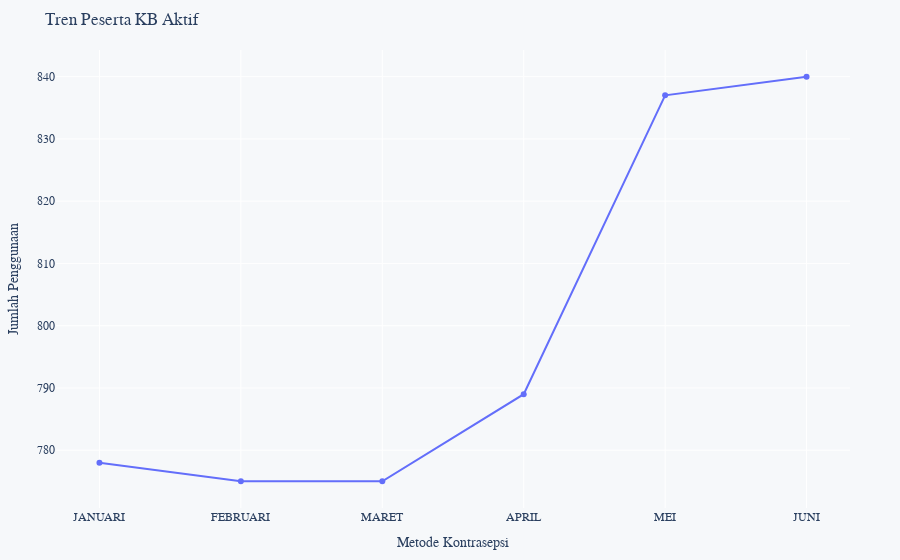

Write notebook code for a chart like this one.
### Code cell
line_pa = px.line(data_pus, x="Bulan", y="PUS", title="Tren Peserta KB Aktif", markers=True)

line_pa.update_layout(
    xaxis_title="Metode Kontrasepsi",
    yaxis_title="Jumlah Penggunaan",
    #xaxis=dict(categoryorder="total ascending"),
    font=dict(family="Arial"),
    margin=dict(l=50, r=50, b=50, t=50),
    paper_bgcolor="#f6f8fa",
    plot_bgcolor="#f6f8fa",
    hoverlabel=dict(
        bgcolor="white",
        font=dict(family="Arial")
    ),
    legend=dict(font=dict(family="Arial")),
    hovermode="closest",
    hoverdistance=30,
    updatemenus=[dict(font=dict(family="Arial"))]
)

### Figure 1 — Plotly figure (JSON) as saved in the notebook; plotly's stock layout.template omitted (floating-point values rounded to 4 significant figures)
{"data": [{"hovertemplate": "Bulan=%{x}<br>PUS=%{y}<extra></extra>", "legendgroup": "", "line": {"color": "#636efa", "dash": "solid"}, "marker": {"symbol": "circle"}, "mode": "lines+markers", "name": "", "orientation": "v", "showlegend": false, "type": "scatter", "x": ["JANUARI", "FEBRUARI", "MARET", "APRIL", "MEI", "JUNI"], "xaxis": "x", "y": [778, 775, 775, 789, 837, 840], "yaxis": "y"}], "layout": {"font": {"family": "Arial"}, "hoverdistance": 30, "hoverlabel": {"bgcolor": "white", "font": {"family": "Arial"}}, "hovermode": "closest", "legend": {"font": {"family": "Arial"}, "tracegroupgap": 0}, "margin": {"b": 50, "l": 50, "r": 50, "t": 50}, "paper_bgcolor": "#f6f8fa", "plot_bgcolor": "#f6f8fa", "title": {"text": "Tren Peserta KB Aktif"}, "updatemenus": [{"font": {"family": "Arial"}}], "xaxis": {"anchor": "y", "domain": [0, 1], "title": {"text": "Metode Kontrasepsi"}}, "yaxis": {"anchor": "x", "domain": [0, 1], "title": {"text": "Jumlah Penggunaan"}}}}
